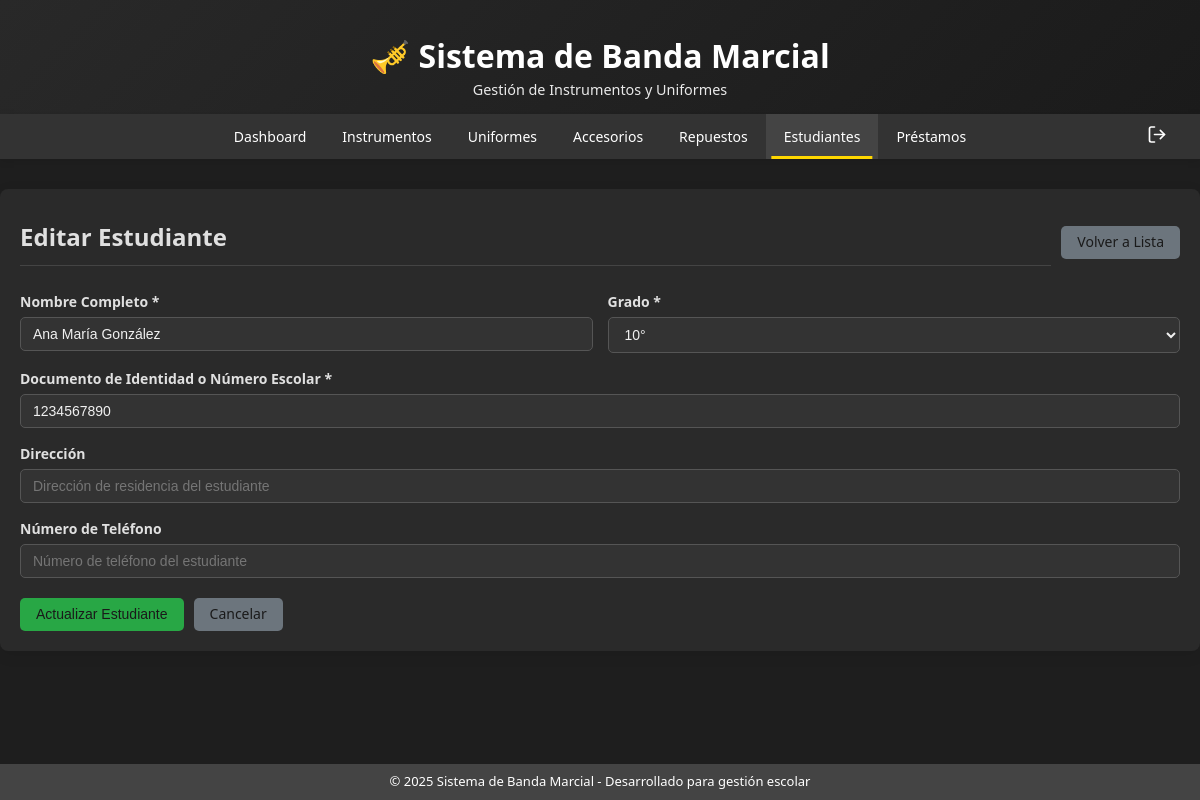
The app's page /modules/estudiantes/editar.php?id=1 (signed in) with its own data.
### tables this page shows
CREATE TABLE IF NOT EXISTS estudiantes (
  id INT AUTO_INCREMENT PRIMARY KEY,
  nombre_completo VARCHAR(150) NOT NULL,
  grado VARCHAR(20) NOT NULL,
  documento_identidad VARCHAR(50) UNIQUE NOT NULL,
  direccion VARCHAR(255) NULL,  
  telefono VARCHAR(20) NULL,    
  fecha_registro TIMESTAMP DEFAULT CURRENT_TIMESTAMP,
  activo BOOLEAN DEFAULT TRUE
);

### modules/estudiantes/editar.php (the view, shortened to what this page needs)
<?php
require_once '../../includes/header.php';
$conn = getDBConnection();
$id = isset($_GET['id']) ? (int)$_GET['id'] : 0;
try {
    $stmt = $conn->prepare("SELECT *, direccion, telefono FROM estudiantes WHERE id = ?");
    $stmt->execute([$id]);
    $estudiante = $stmt->fetch(PDO::FETCH_ASSOC);
} catch(PDOException $e) {
    header('Location: index.php?error=' . urlencode('Error al obtener el estudiante.'));
    exit;
}
?>
<div class="main-content">
    <div class="header-actions">
        <h2>Editar Estudiante</h2>
        <div class="btn-group">
            <a href="index.php" class="btn btn-secondary">Volver a Lista</a>
        </div>
    </div>
    <form method="POST" id="form-estudiante">
        <div class="form-row">
            <div class="form-group">
                <label for="nombre_completo">Nombre Completo *</label>
                <input type="text" id="nombre_completo" name="nombre_completo" class="form-control"
                       value="<?php echo htmlspecialchars($estudiante['nombre_completo']); ?>"
                       placeholder="Nombre completo del estudiante" required>
            </div>
            <div class="form-group">
                <label for="grado">Grado *</label>
                <select id="grado" name="grado" class="form-control" required>
                    <option value="10°" <?php echo $estudiante['grado'] == '10°' ? 'selected' : ''; ?>>10°</option>
                </select>
            </div>
        </div>
        <div class="form-group">
            <label for="documento_identidad">Documento de Identidad o Número Escolar *</label>
            <input type="text" id="documento_identidad" name="documento_identidad" class="form-control"
                   value="<?php echo htmlspecialchars($estudiante['documento_identidad']); ?>"
                   placeholder="Documento de identidad o número escolar" required>
        </div>
        <div class="form-group">
            <label for="direccion">Dirección</label>
            <input type="text" id="direccion" name="direccion" class="form-control"
                   value="<?php echo htmlspecialchars($estudiante['direccion'] ?? ''); ?>"
                   placeholder="Dirección de residencia del estudiante" required>
        </div>
        <div class="form-group">
            <label for="telefono">Número de Teléfono</label>
            <input type="text" id="telefono" name="telefono" class="form-control"
                   value="<?php echo htmlspecialchars($estudiante['telefono'] ?? ''); ?>"
                   placeholder="Número de teléfono del estudiante" required>
        </div>
        <div class="form-actions">
            <button type="submit" class="btn btn-success">Actualizar Estudiante</button>
            <a href="index.php" class="btn btn-secondary">Cancelar</a>
        </div>
    </form>
</div>
<?php require_once '../../includes/footer.php'; ?>

### css/style.css (style rules this page uses)
:root { --color-bg-body: #1e1e1e; --color-bg-card: #2a2a2a; --color-text-dark: #e0e0e0; --color-text-medium: #b0b0b0; --color-border-light: #444444; --color-border-medium: #555555; --color-bg-medium: #3a3a3a; --color-header-bg-start: #282828; --color-header-bg-end: #1a1a1a; --color-nav-bg: #333333; --color-nav-hover: #444444; --color-nav-active-line: #ffd700; --color-primary-base: #ffd700; --color-primary-hover: #e0b800; --color-success-base: #28a745; --color-success-hover: #218838; --color-warning-base: #ffc107; --color-warning-hover: #e0a800; --color-danger-base: #dc3545; --color-danger-hover: #c82333; --color-secondary-base: #6c757d; --color-secondary-hover: #5a6268; --color-alert-success-bg: rgba(40, 167, 69, 0.2); --color-alert-success-text: #98e6a9; --color-alert-success-border: #28a745; --color-alert-error-bg: rgba(220, 53, 69, 0.2); --color-alert-error-text: #ff8a8a; --color-alert-error-border: #dc3545; --color-alert-warning-bg: rgba(255, 193, 7, 0.2); --color-alert-warning-text: #ffe082; --color-alert-warning-border: #ffc107; --color-status-disponible-bg: rgba(40, 167, 69, 0.2); --color-status-disponible-text: #98e6a9; --color-status-prestado-bg: rgba(255, 193, 7, 0.2); --color-status-prestado-text: #ffe082; --color-status-danado-bg: rgba(220, 53, 69, 0.2); --color-status-danado-text: #ff8a8a; --color-status-en-reparacion-bg: rgba(0, 123, 255, 0.2); --color-status-en-reparacion-text: #82b1ff; --color-status-activo-bg: rgba(40, 167, 69, 0.2); --color-status-activo-text: #98e6a9; --color-status-devuelto-bg: rgba(108, 117, 125, 0.2); --color-status-devuelto-text: #c0c0c0; --color-status-vencido-bg: rgba(220, 53, 69, 0.2); --color-status-vencido-text: #ff8a8a; --color-info-bg-light: rgba(0, 123, 255, 0.2); --color-info-border-dark: #007bff; --color-info-text-dark: #82b1ff; }
html, body { margin: 0; padding: 0; }
* { box-sizing: border-box; }
body { font-family: "Segoe UI", Tahoma, Geneva, Verdana, sans-serif; background-color: var(--color-bg-body); color: var(--color-text-dark); line-height: 1.5; font-size: 14px; display: flex; flex-direction: column; min-height: 100vh; }
.main-content { background: var(--color-bg-card); padding: 20px; border-radius: 8px; box-shadow: 0 4px 15px rgba(0, 0, 0, 0.08); transition: all 0.3s ease; }
.main-content h2 { font-size: 1.5rem; margin-bottom: 15px; color: var(--color-primary-base); border-bottom: 1px solid var(--color-border-light); padding-bottom: 10px; }
.btn { display: inline-flex; align-items: center; justify-content: center; padding: 8px 16px; background-color: var(--color-primary-base); color: var(--color-header-bg-end); text-decoration: none; border-radius: 5px; border: none; cursor: pointer; font-size: 14px; transition: all 0.3s ease; margin: 2px; position: relative; overflow: hidden; vertical-align: middle; line-height: 1.2; font-weight: 500; }
.btn-success { background-color: var(--color-success-base); }
.btn-secondary { background-color: var(--color-secondary-base); }
.btn-group { display: flex; gap: 8px; align-items: center; flex-wrap: wrap; }
.btn-group .btn { margin: 0; }
.form-group { margin-bottom: 15px; }
.form-group label { display: block; margin-bottom: 5px; font-weight: 600; color: var(--color-text-dark); font-size: 14px; }
.form-control { width: 100%; padding: 8px 12px; border: 1px solid var(--color-border-medium); border-radius: 5px; font-size: 14px; transition: all 0.3s ease; background-color: #333; color: #f0f0f0; }
.form-row { display: flex; gap: 15px; align-items: flex-start; }
.form-row .form-group { flex: 1; }
.header-actions { display: flex; justify-content: space-between; align-items: center; padding: 10px 0; margin-bottom: 15px; flex-wrap: wrap; gap: 10px; }
.header-actions h2 { margin: 0; flex: 1; color: var(--color-text-dark); }
.header-actions .btn-group { flex: none; }
html { scroll-behavior: smooth; }
.form-actions { margin-top: 20px; display: flex; gap: 10px; flex-wrap: wrap; }
.form-actions .btn { margin: 0; }

### records on screen
estudiantes: nombre_completo "Ana María González", grado "10°", documento_identidad "1234567890"
